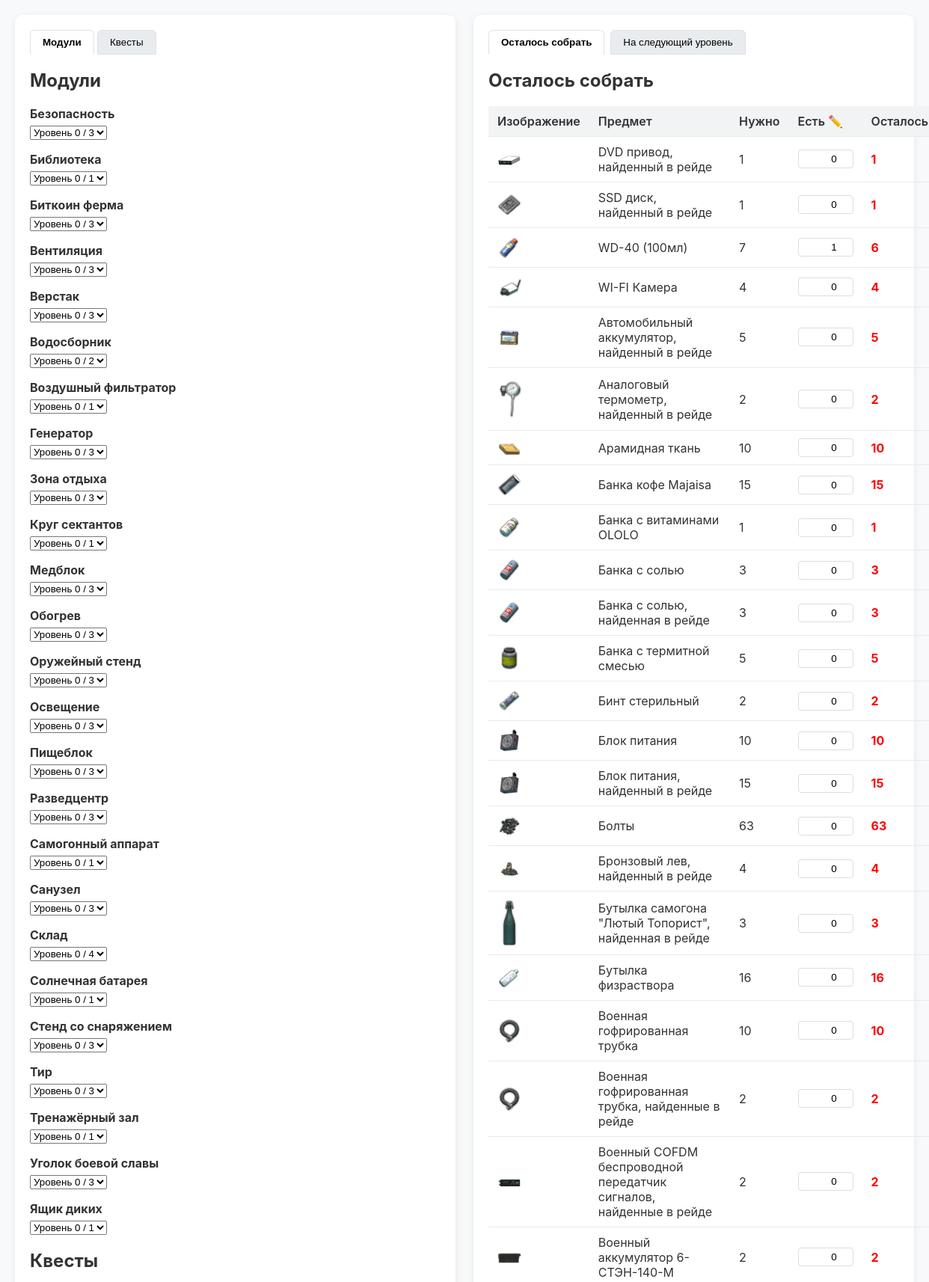
The page / (upper part) on the database its author committed.
### tables this page shows
CREATE TABLE modules_requirements (
    id INTEGER PRIMARY KEY AUTOINCREMENT,
    module_name TEXT NOT NULL,
    level INTEGER NOT NULL,
    item_name TEXT NOT NULL,
    item_image TEXT NOT NULL,
    quantity INTEGER NOT NULL
);

### app.py (the view)
@app.route('/')
def index():
    conn = get_db()
    cur = conn.cursor()
    cur.execute("""
        SELECT module_name, MAX(level) as max_level
        FROM modules_requirements
        GROUP BY module_name
    """)
    modules_raw = cur.fetchall()
    cur.execute("SELECT module_name, current_level FROM player_progress")
    progress = {row['module_name']: row['current_level'] for row in cur.fetchall()}
    modules = [
        {
            'name': m['module_name'],
            'max_level': m['max_level'],
            'current_level': progress.get(m['module_name'], 0)
        }
        for m in modules_raw
    ]
    items = get_items_status(conn)
    conn.close()
    conn_q = get_db()
    cur_q = conn_q.cursor()
    try:
        cur_q.execute("SELECT trader_id FROM hidden_traders")
        hidden_trader_ids = {row[0] for row in cur_q.fetchall()}
        cur_q.execute("""
            SELECT t.id AS trader_id, t.name AS trader_name,
                q.id AS quest_id, q.name AS quest_name, q.is_completed
            FROM traders t
            LEFT JOIN quests q ON t.id = q.trader_id
            ORDER BY t.name, q.id
        """)
        rows = cur_q.fetchall()
        traders_data = {}
        for row in rows:
            tid = row['trader_id']
            if tid not in traders_data:
                traders_data[tid] = {
                    'id': tid,
                    'name': row['trader_name'],
                    'is_hidden': tid in hidden_trader_ids,
                    'quests': []
                }
            if row['quest_id'] is not None:
                traders_data[tid]['quests'].append({
                    'id': row['quest_id'],
                    'name': row['quest_name'],
                    'is_completed': bool(row['is_completed'])
                })
        cur_q.execute("SELECT item_name, have FROM inventory")
        have_map = {row['item_name']: row['have'] for row in cur_q.fetchall()}
        need_items = {}
        for trader in traders_data.values():
            if trader['is_hidden']:
                continue
            for quest in trader['quests']:
                if quest['is_completed']:
                    continue
                cur_q.execute("""
                    SELECT item_name, item_image, SUM(quantity) as qty
                    FROM quest_requirements
                    WHERE quest_id = ?
                    GROUP BY item_name, item_image
                """, (quest['id'],))
                for req in cur_q.fetchall():
                    name = req['item_name']
                    img = req['item_image']
                    qty = req['qty']
                    if name not in need_items:
                        need_items[name] = {'item_name': name, 'item_image': img, 'need': 0}
                    need_items[name]['need'] += qty
        quest_items = []
        for name, info in need_items.items():
            have = have_map.get(name, 0)
            left = max(0, info['need'] - have)
            quest_items.append({
                'item_name': name,
                'item_image': info['item_image'],
                'need': info['need'],
                'have': have,
                'left': left
            })
        quest_items.sort(key=lambda x: x['item_name'].lower())
    finally:
        conn_q.close()  # ← Обязательно закрываем!
    return render_template('index.html',
    modules=modules, items=items,
    traders=list(traders_data.values()), quest_items=quest_items)

### app.py (called while the page is built)
def get_db():
    conn = sqlite3.connect(DB_PATH)
    conn.row_factory = sqlite3.Row
    return conn

### templates/index.html (shortened to what this page needs)
<!DOCTYPE html>
<html lang="ru">
<head>
    <link rel="stylesheet" href="{{ url_for('static', filename='style.css') }}">
</head>
<body>
    <div class="container">
        <div class="left">
            <div class="left-tabs">
                <button type="button" class="tab-btn active" data-left-tab="modules">Модули</button>
                <button type="button" class="tab-btn" data-left-tab="quests">Квесты</button>
            </div>
            <div id="left-modules" class="left-content active">
                <h2>Модули</h2>
                {% for mod in modules %}
                <div class="module">
                    <strong>{{ mod.name|e }}</strong>
                    <select onchange="updateLevel('{{ mod.name|e }}', this.value)"
                            data-old-value="{{ mod.current_level }}">
                        {% for lvl in range(0, mod.max_level + 1) %}
                            <option value="{{ lvl }}" {% if lvl == mod.current_level %}selected{% endif %}>
                                Уровень {{ lvl }} / {{ mod.max_level }}
                            </option>
                        {% endfor %}
                    </select>
                </div>
                {% endfor %}
            </div>
            <div id="left-quests" class="left-content">
                <h2>Квесты</h2>
            </div>
        </div>
        <div class="right">
            <div class="tabs">
                <button type="button" class="tab-btn active" data-tab="remaining">Осталось собрать</button>
                <button type="button" class="tab-btn" data-tab="next-level">На следующий уровень</button>
            </div>
            <div id="tab-remaining" class="tab-content active">
                <h2>Осталось собрать</h2>
                <table id="items-table">
                    <thead><tr>
                        <th>Изображение</th>
                        <th>Предмет</th>
                        <th>Нужно</th>
                        <th>Есть ✏️</th>
                        <th>Осталось</th>
                    </tr></thead>
                    <tbody id="items-tbody">
                        {% for item in items %}
                        <tr data-item-name="{{ item.item_name|e }}">
                            <td><img src="{{ url_for('static', filename='img/' + item.item_image) }}" alt="{{ item.item_name|e }}" width="32"></td>
                            <td>{{ item.item_name|e }}</td>
                            <td class="need-col">{{ item.need }}</td>
                            <td>
                                <input type="number" min="0" value="{{ item.have }}"
                                       data-item-name="{{ item.item_name|e }}"
                                       style="width:60px; text-align:right;">
                            </td>
                            <td class="left-col" style="font-weight: bold; color: {{ 'green' if item.left == 0 else 'red' }}">
                                {{ item.left }}
                            </td>
                        </tr>
                        {% endfor %}
                    </tbody>
                </table>
            </div>
        </div>
    </div>
</body>
</html>

### static/style.css (style rules this page uses)
body { font-family: -apple-system, BlinkMacSystemFont, "Segoe UI", Roboto, sans-serif; margin: 0; padding: 20px; background: #f8f9fa; color: #333; }
.container { display: flex; gap: 24px; flex-wrap: wrap; }
.left, .right { flex: 1; min-width: 300px; background: white; padding: 20px; border-radius: 10px; box-shadow: 0 3px 10px rgba(0,0,0,0.08); }
.module { margin-bottom: 16px; }
.module strong { display: block; margin-bottom: 4px; }
table { width: 100%; border-collapse: collapse; margin-top: 12px; }
th, td { padding: 10px 12px; border-bottom: 1px solid #eaeaea; text-align: left; }
th { background: #f1f3f5; font-weight: 600; }
img { vertical-align: middle; border-radius: 4px; }
input[type="number"] { border: 1px solid #ddd; border-radius: 4px; padding: 4px 6px; }
.tabs { display: flex; gap: 8px; margin-bottom: 16px; }
.tab-btn { padding: 8px 16px; background: #e9ecef; border: 1px solid #dee2e6; border-radius: 6px 6px 0 0; cursor: pointer; font-weight: 500; }
.tab-btn.active { background: white; border-bottom: 1px solid white; font-weight: 600; }
.tab-content { display: none; }
.tab-content.active { display: block; }

### rows shown on the page
modules_requirements: shows a picture, item_name "DVD привод, найденный в рейде", need "1", have "0", left "1"
modules_requirements: shows a picture, item_name "SSD диск, найденный в рейде", need "1", have "0", left "1"
modules_requirements: shows a picture, item_name "Аналоговый термометр, найденный в рейде", need "2", have "0", left "2"
modules_requirements: shows a picture, item_name "Арамидная ткань", need "10", have "0", left "10"
modules_requirements: shows a picture, item_name "Банка с витаминами OLOLO", need "1", have "0", left "1"
modules_requirements: item_name "Банка с солью, найденная в рейде", need "3", have "0", left "3"
modules_requirements: shows a picture, item_name "Банка с термитной смесью", need "5", have "0", left "5"
modules_requirements: shows a picture, item_name "Бинт стерильный", need "2", have "0", left "2"
modules_requirements: item_name "Блок питания", need "10", have "0", left "10"
modules_requirements: shows a picture, item_name "Бутылка самогона \"Лютый Топорист\", найденная в рейде", need "3", have "0", left "3"
modules_requirements: item_name "Военная гофрированная трубка", need "10", have "0", left "10"
modules_requirements: item_name "Военная гофрированная трубка, найденные в рейде", need "2", have "0", left "2"
modules_requirements: shows a picture, item_name "Военный COFDM беспроводной передатчик сигналов, найденные в рейде", need "2", have "0", left "2"
modules_requirements: shows a picture, item_name "Военный аккумулятор 6-СТЭН-140-М", need "2", have "0", left "2"

### other values the page prints
{{ mod.name|e }} "Безопасность" "Библиотека" "Биткоин ферма" "Вентиляция" "Верстак" "Водосборник" "Воздушный фильтратор" "Генератор" "Зона отдыха" "Круг сектантов" "Медблок" "Обогрев" "Оружейный стенд" "Освещение" "Пищеблок" "Разведцентр" "Самогонный аппарат" "Санузел" "Склад" "Солнечная батарея" "Стенд со снаряжением" "Тир" "Тренажёрный зал" "Уголок боевой славы" "Ящик диких"
{{ item.item_name|e }} "WD-40 (100мл)" "WI-FI Камера" "Автомобильный аккумулятор, найденный в рейде" "Банка кофе Majaisa" "Банка с солью" "Блок питания, найденный в рейде" "Болты" "Бронзовый лев, найденный в рейде" "Бутылка физраствора"
{{ item.need }} "7" "4" "5" "15" "3" "15" "63" "4" "16"
{{ item.left }} "6" "4" "5" "15" "3" "15" "63" "4" "16"
